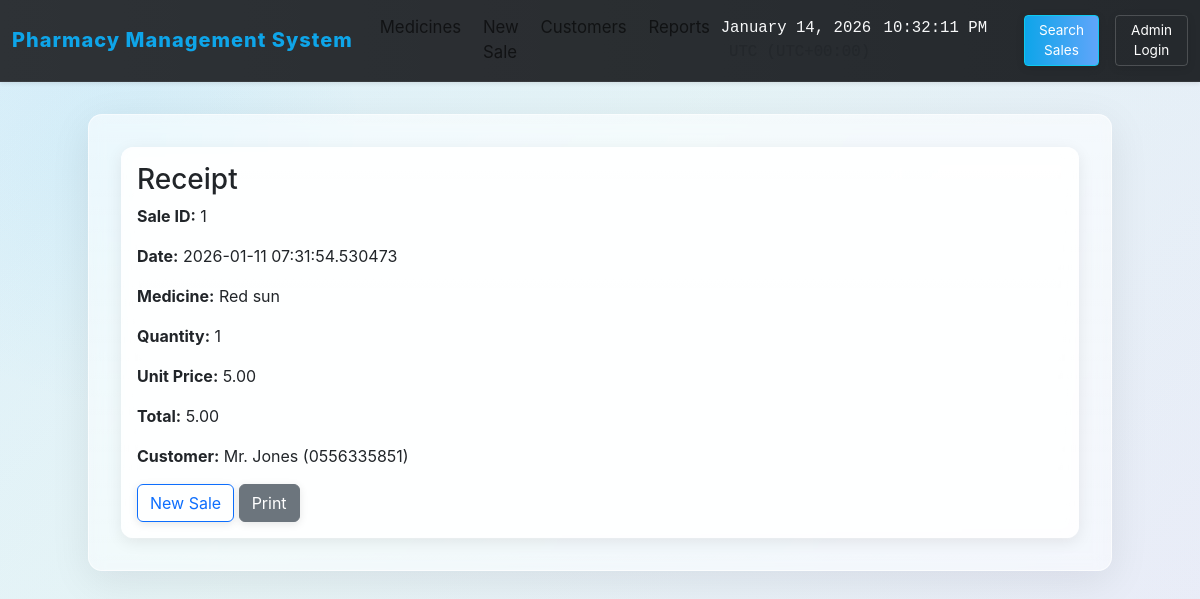
Page /sales/receipt/1 on the earlier database version.
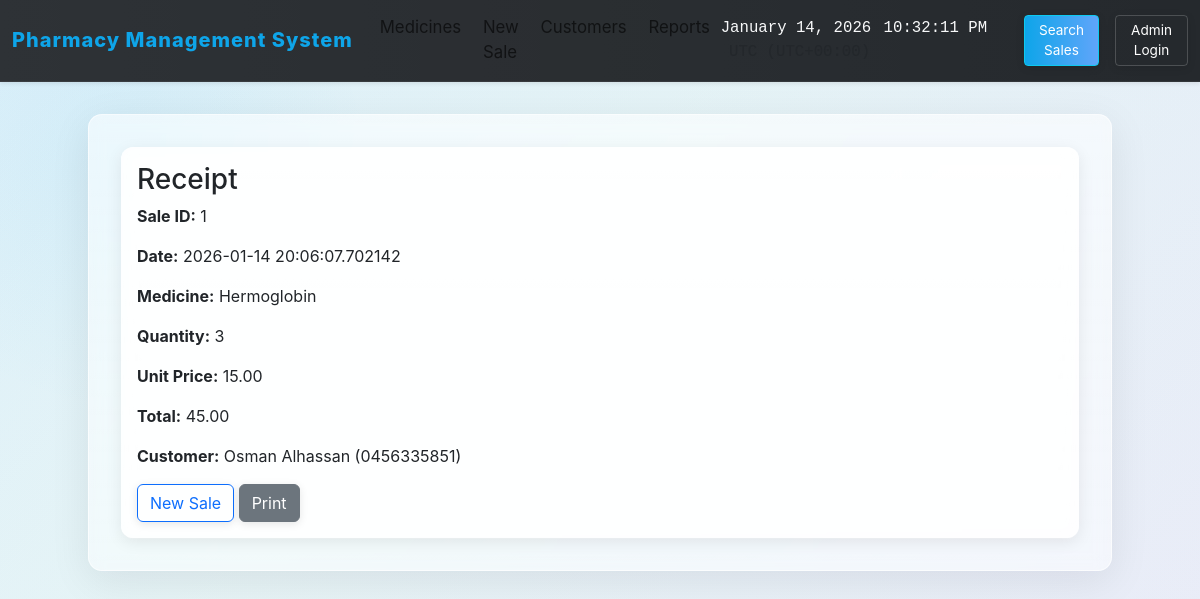
Same page on the later database version.
### models.py (models this page shows, shortened)
class Sale(db.Model):
    id = db.Column(db.Integer, primary_key=True)
    medicine_id = db.Column(db.Integer, db.ForeignKey("medicine.id"), nullable=False)
    medicine = db.relationship("Medicine")
    quantity = db.Column(db.Integer, nullable=False)
    price_per_unit = db.Column(db.Float, nullable=False)
    total_price = db.Column(db.Float, nullable=False)
    timestamp = db.Column(db.DateTime, default=datetime.now)
    customer_id = db.Column(db.Integer, db.ForeignKey("customer.id"), nullable=True)
    customer = db.relationship("Customer")

class Medicine(db.Model):
    id = db.Column(db.Integer, primary_key=True)
    name = db.Column(db.String(120), nullable=False)
    brand = db.Column(db.String(120))
    price = db.Column(db.Float, nullable=False)
    quantity = db.Column(db.Integer, nullable=False, default=0)
    expiry_date = db.Column(db.Date, nullable=True)
    category = db.Column(db.String(80))
    description = db.Column(db.Text)

class Customer(db.Model):
    id = db.Column(db.Integer, primary_key=True)
    name = db.Column(db.String(120), nullable=False)
    phone = db.Column(db.String(30))

### app.py (the view)
    @app.route('/sales/receipt/<int:sale_id>')
    def receipt(sale_id):
        sale = Sale.query.get_or_404(sale_id)
        return render_template('receipt.html', sale=sale)

### templates/receipt.html
{% extends 'base.html' %}
{% block content %}
  <div class="card">
    <div class="card-body">
      <h3 class="card-title">Receipt</h3>
      <p><strong>Sale ID:</strong> {{sale.id}}</p>
      <p><strong>Date:</strong> {{sale.timestamp}}</p>
      <p><strong>Medicine:</strong> {{sale.medicine.name}}</p>
      <p><strong>Quantity:</strong> {{sale.quantity}}</p>
      <p><strong>Unit Price:</strong> {{'%.2f'|format(sale.price_per_unit)}}</p>
      <p><strong>Total:</strong> {{'%.2f'|format(sale.total_price)}}</p>
      {% if sale.customer %}
        <p><strong>Customer:</strong> {{sale.customer.name}} {{sale.customer.phone and '(' ~ sale.customer.phone ~ ')'}} </p>
      {% endif %}
      <a class="btn btn-outline-primary" href="/sales/new">New Sale</a>
      <a class="btn btn-secondary" onclick="window.print()">Print</a>
    </div>
  </div>
{% endblock %}

Differences in the rows shown:
no longer on this page (row unchanged): Medicine: medicine.name "Red sun"
no longer on this page (row unchanged): Customer: customer.name "Mr. Jones", customer "(0556335851)"
changed Sale id 1: timestamp "2026-01-11 07:31:54.530473" → "2026-01-14 20:06:07.702142"; quantity "1" → "3"; price_per_unit "5.00" → "15.00"; total_price "5.00" → "45.00"
now on this page (row edited): Medicine: medicine.name "Hermoglobin"
now on this page (row unchanged): Customer: customer.name "Osman Alhassan", customer "(0456335851)"
